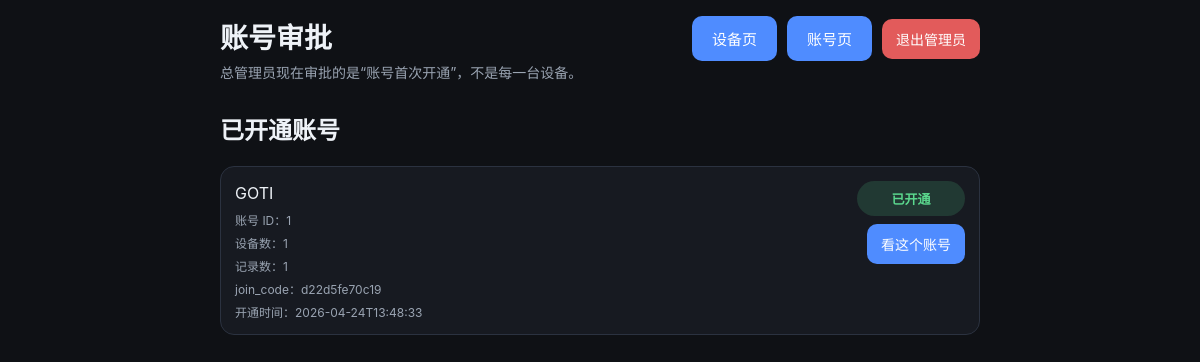
The page /admin/accounts on the database its author committed.
### tables this page shows
CREATE TABLE users (
            id INTEGER PRIMARY KEY AUTOINCREMENT,
            name TEXT NOT NULL DEFAULT 'default',
            created_at TEXT NOT NULL DEFAULT (datetime('now'))
        , approval_status TEXT NOT NULL DEFAULT 'approved', join_code TEXT, approved_at TEXT, api_token TEXT);

### app/main.py (the view)
@app.route("/admin/accounts")
def admin_accounts_page():
    guard = admin_guard()
    if guard:
        return guard
    pending_users = get_users("pending")
    approved_users = get_users("approved")
    return render_template("admin_accounts.html", pending_users=pending_users, approved_users=approved_users)

### app/main.py (called while the page is built)
def get_conn():
    conn = sqlite3.connect(str(DB_PATH))
    conn.row_factory = sqlite3.Row
    return conn

def admin_cookie_value():
    if not ADMIN_PASSWORD:
        return None
    return hashlib.sha256(ADMIN_PASSWORD.encode()).hexdigest()

def is_admin_authenticated():
    expected = admin_cookie_value()
    if not expected:
        return True
    actual = request.cookies.get(ADMIN_COOKIE, "")
    return hmac.compare_digest(actual, expected)

def admin_guard():
    if is_admin_authenticated():
        return None
    next_path = request.path
    if request.query_string:
        next_path += "?" + request.query_string.decode()
    return redirect(url_for("admin_login_page", next=next_path))

def get_users(approval_status=None):
    conn = get_conn()
    query = """
        SELECT u.id, u.name, u.approval_status, u.join_code, u.created_at, u.approved_at,
               COUNT(DISTINCT d.id) AS device_count,
               COUNT(i.id) AS item_count
        FROM users u
        LEFT JOIN devices d ON d.user_id = u.id
        LEFT JOIN inbox_items i ON i.user_id = u.id
        WHERE 1 = 1
    """
    params = []
    if approval_status is not None:
        query += " AND u.approval_status = ?"
        params.append(approval_status)
    query += " GROUP BY u.id, u.name, u.approval_status, u.join_code, u.created_at, u.approved_at ORDER BY u.created_at DESC, u.id DESC"
    rows = conn.execute(query, params).fetchall()
    conn.close()
    return [dict(r) for r in rows]

### app/templates/admin_accounts.html (shortened to what this page needs)
<!doctype html>
<html lang="zh-CN">
<head>
  <link rel="stylesheet" href="/static/style.css" />
</head>
<body>
  <main class="container">
    <header class="header">
      <div class="title-row">
        <div>
          <h1>账号审批</h1>
          <p class="subtitle">总管理员现在审批的是“账号首次开通”，不是每一台设备。</p>
        </div>
        <div class="toolbar-actions">
          <a class="nav-link" href="/devices">设备页</a>
          <a class="nav-link" href="/account">账号页</a>
          <form action="/admin/logout" method="post" class="inline-form-row">
            <button type="submit" class="danger compact">退出管理员</button>
          </form>
        </div>
      </div>
    </header>
    <section class="section-block">
      <h2 class="section-title">已开通账号</h2>
      <div class="list">
        {% if approved_users %}
          {% for user in approved_users %}
            <article class="item">
              <div class="item-main grow">
                <div class="item-content">{{ user.name }}</div>
                <div class="item-meta">账号 ID：{{ user.id }}</div>
                <div class="item-meta">设备数：{{ user.device_count }}</div>
                <div class="item-meta">记录数：{{ user.item_count }}</div>
                <div class="item-meta">join_code：{{ user.join_code or '-' }}</div>
                <div class="item-meta">开通时间：{{ user.approved_at or '-' }}</div>
              </div>
              <div class="item-actions">
                <span class="status-badge trusted">已开通</span>
                <a class="secondary-button compact" href="/account?user_id={{ user.id }}">看这个账号</a>
              </div>
            </article>
          {% endfor %}
        {% else %}
          <div class="empty">还没有已开通账号。</div>
        {% endif %}
      </div>
    </section>
  </main>
</body>
</html>

### app/static/style.css (style rules this page uses)
:root { color-scheme: light dark; --bg: #0f1115; --panel: #171a21; --panel-2: #202531; --text: #eef2f7; --muted: #9aa4b2; --accent: #4f8cff; --danger: #e25b5b; --border: #2b3240; --success: #5bd88e; --warning: #f0c35b; }
body { margin: 0; font-family: -apple-system, BlinkMacSystemFont, "Segoe UI", sans-serif; background: var(--bg); color: var(--text); -webkit-tap-highlight-color: transparent; }
.container { max-width: 760px; margin: 0 auto; padding: 16px; }
.title-row { display: flex; align-items: flex-start; justify-content: space-between; gap: 16px; flex-wrap: wrap; }
.toolbar-actions { display: flex; gap: 10px; flex-wrap: wrap; }
.header h1 { margin: 0 0 6px 0; font-size: 28px; }
.header p { color: var(--muted); margin: 0 0 8px 0; font-size: 14px; line-height: 1.5; }
.capture-box, .item, .empty, .toolbar, .summary-card { background: var(--panel); border: 1px solid var(--border); border-radius: 14px; }
button, .secondary-button, .nav-link { border: 0; border-radius: 10px; background: var(--accent); color: white; padding: 12px 20px; cursor: pointer; font-size: 15px; font-weight: 500; transition: transform 0.05s ease, opacity 0.1s ease; text-decoration: none; display: inline-flex; align-items: center; justify-content: center; box-sizing: border-box; }
button.compact, .secondary-button.compact { padding: 10px 14px; font-size: 14px; white-space: nowrap; }
button.danger { background: var(--danger); }
.list { display: grid; gap: 10px; }
.item { display: flex; justify-content: space-between; gap: 12px; padding: 14px; }
.item-main.grow { flex: 1; }
.item-content { font-size: 16px; line-height: 1.5; word-break: break-word; }
.item-meta { margin-top: 6px; color: var(--muted); font-size: 12px; word-break: break-all; }
.item-actions { display: flex; flex-direction: column; gap: 8px; min-width: 160px; align-items: flex-end; }
.status-badge { display: inline-flex; align-items: center; justify-content: center; min-width: 84px; padding: 8px 12px; border-radius: 999px; font-size: 13px; font-weight: 600; }
.status-badge.trusted { background: rgba(91, 216, 142, 0.16); color: var(--success); }
.inline-form-row { display: flex; gap: 8px; align-items: center; }

### rows shown on the page
users: name "GOTI", id "1", device_count "1", item_count "1", join_code "d22d5fe70c19", approved_at "2026-04-24T13:48:33"
